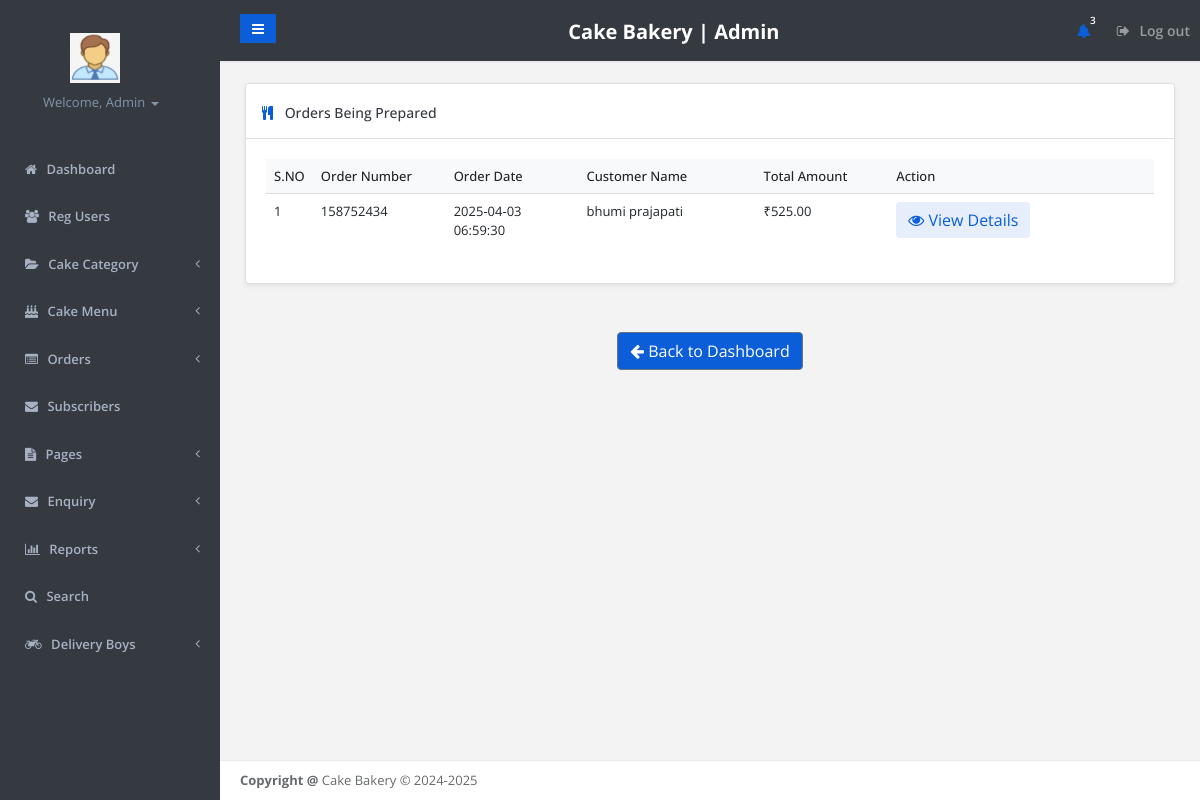
Screenshot of /admin/cakebeingprepared.php (signed in) with the database file from the repository.
### tables this page shows
CREATE TABLE `tblorderaddresses` (
  `ID` int(11) NOT NULL,
  `UserId` char(100) DEFAULT NULL,
  `Ordernumber` varchar(50) DEFAULT NULL,
  `Flatnobuldngno` varchar(255) DEFAULT NULL,
  `StreetName` varchar(255) DEFAULT NULL,
  `Area` varchar(255) DEFAULT NULL,
  `Landmark` varchar(255) DEFAULT NULL,
  `City` varchar(255) DEFAULT NULL,
  `OrderTime` timestamp NOT NULL DEFAULT current_timestamp(),
  `OrderFinalStatus` varchar(255) DEFAULT NULL
);

CREATE TABLE `tbluser` (
  `ID` int(10) NOT NULL,
  `FirstName` varchar(45) DEFAULT NULL,
  `LastName` text DEFAULT NULL,
  `Email` varchar(120) DEFAULT NULL,
  `MobileNumber` bigint(11) DEFAULT NULL,
  `Password` varchar(120) DEFAULT NULL,
  `RegDate` timestamp NOT NULL DEFAULT current_timestamp(),
  `status` enum('active','deleted') DEFAULT 'active'
);

### admin/cakebeingprepared.php (the view, shortened to what this page needs)
<?php
include('includes/dbconnection.php');
  ?>
<!DOCTYPE html>
<html>
<head>
    <link href="css/bootstrap.min.css" rel="stylesheet">
    <link href="font-awesome/css/font-awesome.css" rel="stylesheet">
    <link href="css/plugins/iCheck/custom.css" rel="stylesheet">
    <link href="css/plugins/steps/jquery.steps.css" rel="stylesheet">
    <link href="css/animate.css" rel="stylesheet">
    <link href="css/style.css" rel="stylesheet">
</head>
<body>
    <div id="wrapper">
    <?php include_once('includes/leftbar.php');?>
        <div id="page-wrapper" class="gray-bg">
             <?php include_once('includes/header.php');?>
        <div class="row border-bottom">
        </div>
        <div class="wrapper wrapper-content animated fadeInRight">
            <div class="row">
                <div class="col-lg-12">
                    <div class="card">
                        <div class="card-header">
                            <h4 class="card-title"><i class="fa fa-cutlery"></i> Orders Being Prepared</h4>
                        </div>
                        <div class="card-body">
                            <div class="table-responsive">
                                <table class="table table-hover">
                                    <thead>
                                        <tr>
                                            <th width="5%">S.NO</th>
                                            <th width="15%">Order Number</th>
                                            <th width="15%">Order Date</th>
                                            <th width="20%">Customer Name</th>
                                            <th width="15%">Total Amount</th>
                                            <th width="30%">Action</th>
                                        </tr>
                                    </thead>
                                    <tbody>
                                        <?php
                                        $ret=mysqli_query($con,"select * from tblorderaddresses where OrderFinalStatus='Cake being Prepared'");
                                        $cnt=1;
                                        while ($row=mysqli_fetch_array($ret)) {
                                            $customerQuery = mysqli_query($con, "SELECT FirstName, LastName FROM tbluser WHERE ID = '".$row['UserId']."'");
                                            $customerData = mysqli_fetch_array($customerQuery);
                                            if (!$customerData) {
                                                $customerName = "Unknown Customer";
                                            } else {
                                                $customerName = $customerData['FirstName'] . ' ' . $customerData['LastName'];
                                            }
                                            $orderQuery = mysqli_query($con, "SELECT SUM(Price) as TotalAmount FROM tblorders WHERE OrderNumber = '".$row['Ordernumber']."'");
                                            $orderData = mysqli_fetch_array($orderQuery);
                                            if (!$orderData || $orderData['TotalAmount'] === null) {
                                                $totalAmount = 0;
                                            } else {
                                                $totalAmount = $orderData['TotalAmount'];
                                            }
                                        ?>
                                        <tr>
                                            <td><?php echo $cnt;?></td>
                                            <td><?php echo $row['Ordernumber'];?></td>
                                            <td><?php echo $row['OrderTime'];?></td>
                                            <td><?php echo $customerName;?></td>
                                            <td>₹<?php echo number_format($totalAmount, 2);?></td>
                                            <td>
                                                <a href="viewcakeorder.php?orderid=<?php echo $row['Ordernumber'];?>" class="btn btn-view">
                                                    <i class="fa fa-eye"></i> View Details
                                                </a>
                                            </td>
                                        </tr>
                                        <?php
                                        $cnt=$cnt+1;
                                        }?>
                                    </tbody>
                                </table>
                            </div>
                        </div>
                    </div>
                </div>
            </div>
            <div class="text-center mt-4 mb-3">
                <a style="background-color: #0B5ED7;" href="dashboard.php" class="btn btn-secondary">
                    <i class="fa fa-arrow-left"></i> Back to Dashboard
                </a>
            </div>
        </div>
        <?php include_once('includes/footer.php');?>
        </div>
        </div>
</body>
</html>

### admin/includes/leftbar.php (shortened to what this page needs)
<!DOCTYPE html>
<html lang="en">
<head>
</head>
<body>
</body>
</html>
<nav  class="navbar-default navbar-static-side" role="navigation">
    <div class="sidebar-collapse">
        <ul style="  background: #343A40 !important"; class="nav metismenu" id="side-menu">
            <li style="  background: #343A40 !important"; class="nav-header">
                <div class="dropdown profile-element">
                    <img alt="Admin Logo" class="img-fluid"
                        src="/new cake/cake/images.jpeg"
                        onerror="this.onerror=null; this.src='/new cake/cake/images.jpeg';"
                        style="width: 50px; height: 50px; margin-bottom: 10px;margin-left: 45px;" />
                    <a data-toggle="dropdown" class="dropdown-toggle" href="#">
                        <?php
                            $admid = $_SESSION['fosaid'];
                            $ret   = mysqli_query($con, "SELECT AdminName FROM tbladmin WHERE ID='$admid'");
                            $row   = mysqli_fetch_array($ret);
                            $name  = $row['AdminName'];
                        ?>
                        <span class="text-muted text-xs block"  style="margin-left: 18px;">
                            Welcome,                                                                                                                                                                                                                                                                                                                                                                                                                                                                                                                                                                                                                                                                                                                                                                                                                                                                                                                                                                                                                                                                                                                                                                                                                                                                                                                                                                                                                                                                                                                                     <?php echo htmlspecialchars($name); ?> <b class="caret"></b>
                        </span>
                    </a>
                </div>
            </li>
            <li>
                <a href="dashboard.php"><i class="fa fa-home"></i> <span class="nav-label">Dashboard</span></a>
            </li>
            <li>
                <a href="user-detail.php"><i class="fa fa-users"></i> <span class="nav-label">Reg Users</span></a>
            </li>
            <li style="  background: #343A40 !important";>
                <a href="#"><i class="fa fa-folder-open"></i> <span  class="nav-label">Cake Category</span><span class="fa arrow"></span></a>
            </li>
            <li>
                <a href="#"><i class="fa fa-birthday-cake"></i> <span class="nav-label">Cake Menu</span><span class="fa arrow"></span></a>
            </li>
            <li>
                <a href="#"><i class="fa fa-list-alt"></i> <span class="nav-label">Orders</span><span class="fa arrow"></span></a>
            </li>
            <li>
            <li><a href="subcriber.php"><i class="fa fa-envelope"></i> Subscribers</a></li>
            </li>
            <li>
                <a href="#"><i class="fa fa-file-text"></i> <span class="nav-label">Pages</span><span class="fa arrow"></span></a>
            </li>
            <li>
                <a href="#"><i class="fa fa-envelope"></i> <span class="nav-label">Enquiry</span><span class="fa arrow"></span></a>
            </li>
            <li>
                <a href="#"><i class="fa fa-bar-chart"></i> <span class="nav-label">Reports</span><span class="fa arrow"></span></a>
            </li>
            <li>
                <a href="search.php"><i class="fa fa-search"></i> <span class="nav-label">Search</span></a>
            </li>
            <li>
                <a href="#"><i class="fa fa-motorcycle"></i> <span class="nav-label">Delivery Boys</span><span class="fa arrow"></span></a>
            </li>
        </ul>
    </div>
</nav>

### admin/cakebeingprepared.php (style rules this page uses)
:root { --primary-color: #0B5ED7; --secondary-color: #6c757d; --success-color: #28a745; --danger-color: #dc3545; --warning-color: #ffc107; --info-color: #17a2b8; --light-color: #f8f9fa; --dark-color: #343a40; --border-radius: 0.25rem; --box-shadow: 0 0.125rem 0.25rem rgba(0, 0, 0, 0.075); }
.card { border-radius: var(--border-radius); box-shadow: var(--box-shadow); margin-bottom: 1.5rem; }
.card-header { background-color: #fff; border-bottom: 1px solid rgba(0,0,0,.125); padding: 1rem; display: flex; justify-content: space-between; align-items: center; }
.card-title { margin-bottom: 0; color: var(--dark-color); font-weight: 500; }
.card-title i { margin-right: 0.5rem; color: var(--primary-color); }
.table { width: 100%; margin-bottom: 1rem; color: #212529; }
.table th { background-color: #f8f9fa; border-bottom: 2px solid #dee2e6; font-weight: 500; text-align: left; padding: 0.75rem; }
.table td { padding: 0.75rem; vertical-align: top; border-top: 1px solid #dee2e6; }
.btn { display: inline-block; font-weight: 400; text-align: center; white-space: nowrap; vertical-align: middle; user-select: none; border: 1px solid transparent; padding: 0.375rem 0.75rem; font-size: 1rem; line-height: 1.5; border-radius: var(--border-radius); transition: color .15s ease-in-out,background-color .15s ease-in-out,border-color .15s ease-in-out,box-shadow .15s ease-in-out; }
.btn-secondary { color: #fff; background-color: var(--secondary-color); border-color: var(--secondary-color); }
.btn-view { color: var(--primary-color); background: rgba(11, 94, 215, 0.1); border: none; text-decoration: none; }

### admin/includes/leftbar.php (style rules this page uses)
.nav { background: #343A40 !important; }
.navbar-static-side { background: #343A40 !important; }

### rows the page displays
tblorderaddresses: Ordernumber "158752434", OrderTime "2025-04-03 06:59:30", UserId.LastName "bhumi prajapati", totalAmount "525.00"

### other values shown
$name "Admin"
$num "3"
